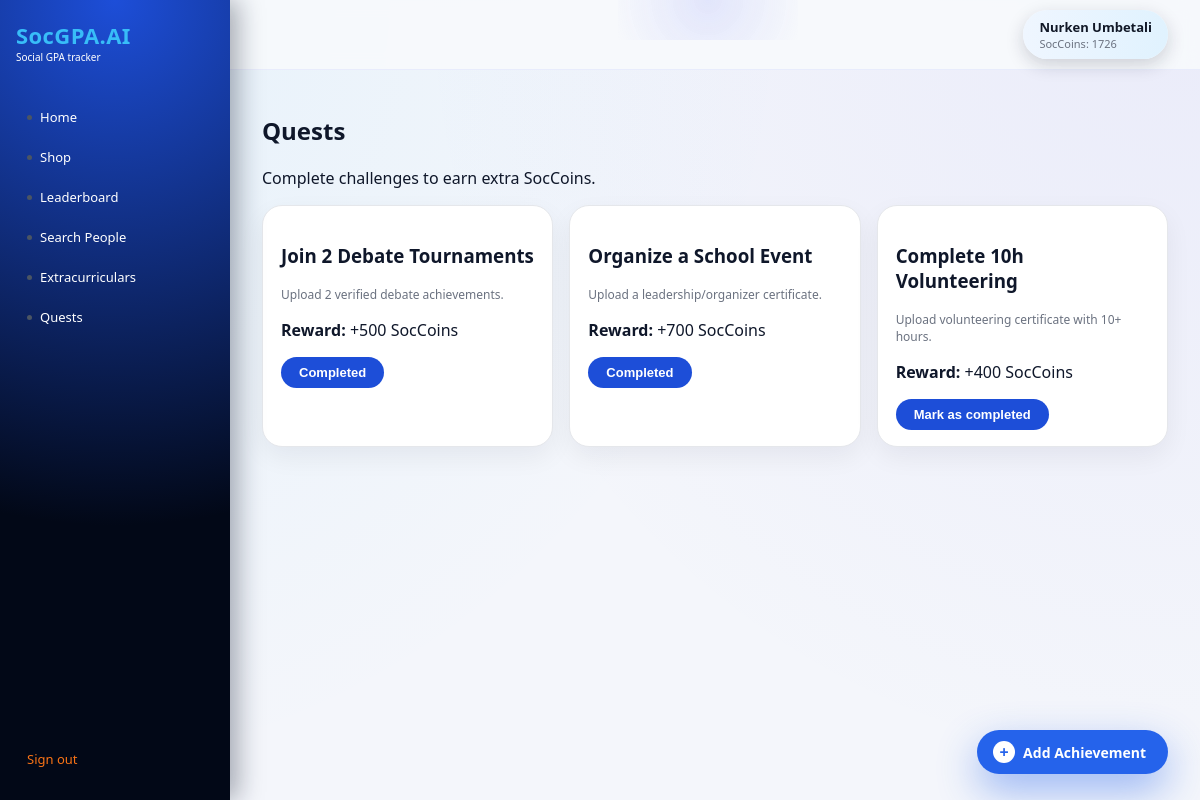
Page /quests/ (signed in) on the committed database.
### accounts/models.py (models this page shows, shortened)
class User(AbstractUser):
    ROLE_CHOICES = [
        ('student', 'Student'),
        ('teacher', 'Teacher'),
        ('school_admin', 'School Admin'),
    ]
    school_name = models.CharField(max_length=255, blank=True)
    role = models.CharField(max_length=20, choices=ROLE_CHOICES, default='student')
    is_verified_by_school = models.BooleanField(default=False)
    soc_coins = models.PositiveIntegerField(default=0)

### achievements/models.py (models this page shows, shortened)
class Quest(models.Model):
    title = models.CharField(max_length=255)
    description = models.TextField()
    reward_coins = models.PositiveIntegerField(default=100)

### achievements/views.py (the view, shortened to what this page needs)
# urls.py: path('quests/', quests_view, name='quests'),
@login_required
def quests_view(request):
    ensure_default_quests()
    quests = Quest.objects.all()
    completed_ids = {
        qc.quest_id for qc in QuestCompletion.objects.filter(user=request.user)
    }
    message = None
    return render(request, 'achievements/quests.html', {
        'quests': quests,
        'completed_ids': completed_ids,
        'message': message,
    })

### achievements/views.py (called while the page is built, shortened)
def ensure_default_quests():
    if Quest.objects.exists():
        return

### templates/achievements/quests.html (shortened to what this page needs)
{% extends 'base.html' %}
{% block content %}
<div class="page-header">
    <h1>Quests</h1>
    <p>Complete challenges to earn extra SocCoins.</p>
</div>
<div class="grid">
    {% for q in quests %}
    <div class="card quest-card">
        <h3>{{ q.title }}</h3>
        <p class="muted">{{ q.description }}</p>
        <p><b>Reward:</b> +{{ q.reward_coins }} SocCoins</p>
        {% if q.id in completed_ids %}
            <button class="btn btn-disabled" disabled>Completed</button>
        {% else %}
            <form method="post">
                <button class="btn" type="submit">Mark as completed</button>
            </form>
        {% endif %}
    </div>
    {% endfor %}
</div>
{% endblock %}

### templates/base.html (shortened to what this page needs)
<!DOCTYPE html>
<html lang="en">
<head>
    <link rel="stylesheet" href="/static/style.css">
</head>
<body>
<div class="layout">
    <aside class="sidebar">
        <div class="logo-wrap">
            <div class="logo">SocGPA.AI</div>
            <div class="logo-sub">Social GPA tracker</div>
        </div>
        {% if user.is_authenticated %}
        <nav class="side-nav">
            <a href="{% url 'dashboard' %}" class="side-link">
                <span class="side-dot"></span> Home
            </a>
            <a href="{% url 'shop' %}" class="side-link">
                <span class="side-dot"></span> Shop
            </a>
            <a href="{% url 'leaderboard' %}" class="side-link">
                <span class="side-dot"></span> Leaderboard
            </a>
            <a href="{% url 'search_people' %}" class="side-link">
                <span class="side-dot"></span> Search People
            </a>
            <a href="{% url 'extracurriculars' %}" class="side-link">
                <span class="side-dot"></span> Extracurriculars
            </a>
            <a href="{% url 'quests' %}" class="side-link">
                <span class="side-dot"></span> Quests
            </a>
        </nav>
        <a href="{% url 'logout' %}" class="side-link side-logout">Sign out</a>
        {% endif %}
    </aside>
    <main class="main">
        {% if user.is_authenticated %}
        <header class="topbar">
            <div class="topbar-glow"></div>
            <a href="{% url 'my_profile' %}" class="profile-pill">
                <div class="profile-name">
                    {{ user.get_full_name|default:user.username }}
                </div>
                <div class="profile-stats">
                    SocCoins: {{ user.soc_coins }}
                </div>
            </a>
        </header>
        {% endif %}
        <section class="content">
            {% block content %}{% endblock %}
        </section>
        {% if user.is_authenticated %}
        <a href="{% url 'add_achievement' %}" class="fab-add">
            <span class="fab-icon">+</span>
            <span class="fab-label">Add Achievement</span>
        </a>
        {% endif %}
    </main>
</div>
</body>
</html>

### static/style.css (style rules this page uses)
*, *::before, *::after { box-sizing: border-box; }
body { margin: 0; font-family: system-ui, -apple-system, BlinkMacSystemFont, sans-serif; background: radial-gradient(circle at top left, rgba(56,189,248,0.08), transparent 55%), radial-gradient(circle at top right, rgba(79,70,229,0.06), transparent 55%), #f4f6fb; color: #0f172a; -webkit-font-smoothing: antialiased; }
.layout { display: flex; min-height: 100vh; }
.sidebar { width: 230px; background: radial-gradient(circle at top, #1d4ed8 0, #020817 65%); padding: 20px 16px 24px; display: flex; flex-direction: column; position: fixed; inset: 0 auto 0 0; z-index: 40; box-shadow: 8px 0 24px rgba(15,23,42,0.35); }
.logo-wrap { margin-bottom: 26px; }
.logo { font-weight: 800; font-size: 22px; color: #38bdf8; letter-spacing: 0.02em; }
.logo-sub { font-size: 10px; color: #FFFFFF; }
.side-nav { display: flex; flex-direction: column; gap: 6px; flex: 1; margin-top: 10px; }
.side-link { padding: 8px 11px; border-radius: 12px; color: #FFFFFF; text-decoration: none; font-size: 13px; display: flex; align-items: center; gap: 8px; position: relative; transition: all 0.18s ease; }
.side-dot { width: 5px; height: 5px; border-radius: 999px; background: #4b5563; }
.side-logout { margin-top: auto; color: #f97316; }
.main { margin-left: 230px; flex: 1; display: flex; flex-direction: column; min-height: 100vh; position: relative; }
.topbar { display: flex; justify-content: flex-end; align-items: center; padding: 10px 32px; background: rgba(248,250,252,0.9); backdrop-filter: blur(10px); border-bottom: 1px solid rgba(148,163,253,0.15); position: sticky; top: 0; z-index: 30; }
.topbar-glow { position: absolute; left: 40%; top: -40px; width: 180px; height: 80px; background: radial-gradient(circle, rgba(129,140,248,0.18), transparent); pointer-events: none; }
.profile-pill { display: flex; flex-direction: column; padding: 8px 16px; border-radius: 999px; background: linear-gradient(to right, #eff6ff, #e0f2fe); text-decoration: none; color: #111827; box-shadow: 0 6px 18px rgba(15,23,42,0.18); transition: all 0.18s ease; }
.profile-name { font-size: 13px; font-weight: 600; }
.profile-stats { font-size: 11px; color: #6b7280; }
.content { padding: 24px 32px 70px; flex: 1; }
.card { background: #ffffff; border-radius: 20px; padding: 18px 18px 16px; margin-bottom: 16px; border: 1px solid #e5e7eb; box-shadow: 0 10px 26px rgba(15,23,42,0.06); }
.grid { display: grid; grid-template-columns: repeat(auto-fit, minmax(260px, 1fr)); gap: 16px; margin-bottom: 16px; }
.muted { color: #6b7280; font-size: 12px; }
.btn { position: relative; background: #1d4ed8; border: none; padding: 8px 18px; border-radius: 999px; color: #ffffff; font-weight: 600; cursor: pointer; font-size: 13px; display: inline-flex; align-items: center; justify-content: center; gap: 6px; overflow: hidden; transition: all 0.18s ease; }
.fab-add { position: fixed; right: 32px; bottom: 26px; background: #2563eb; color: #ffffff; padding: 11px 22px 11px 16px; border-radius: 999px; text-decoration: none; font-weight: 600; font-size: 14px; box-shadow: 0 16px 40px rgba(37,99,235,0.45); display: inline-flex; align-items: center; gap: 8px; z-index: 50; transition: all 0.22s ease; }
.fab-icon { width: 22px; height: 22px; border-radius: 999px; background: #ffffff; color: #2563eb; display: flex; align-items: center; justify-content: center; font-weight: 700; font-size: 16px; }
.fab-label { white-space: nowrap; }

### rows in the picture
User: get_full_name "Nurken Umbetali", soc_coins "1726"
Quest: title "Join 2 Debate Tournaments", description "Upload 2 verified debate achievements.", reward_coins "500", shows "Completed"
Quest: title "Organize a School Event", description "Upload a leadership/organizer certificate.", reward_coins "700", shows "Completed"
Quest: title "Complete 10h Volunteering", description "Upload volunteering certificate with 10+ hours.", reward_coins "400"
